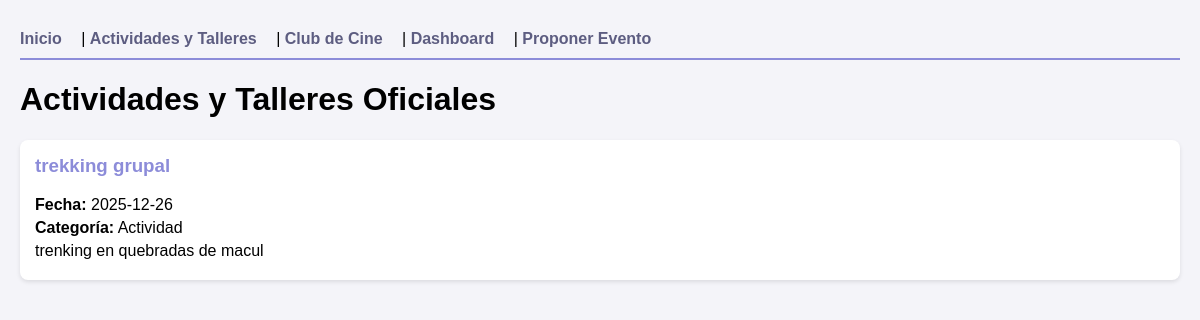
/actividades, run on the app's committed database.
### tables this page shows
CREATE TABLE actividades (
        id INTEGER PRIMARY KEY AUTOINCREMENT,
        titulo TEXT NOT NULL,
        descripcion TEXT,
        fecha TEXT NOT NULL,
        cupos INTEGER NOT NULL,
        categoria TEXT NOT NULL -- Nuevo campo para Cine, Taller, o Actividad
    , oficial INTEGER DEFAULT 0);

### app_v2.py (the view)
@app.route('/actividades')
def actividades():
    conn = get_db_connection()
    try:
        actividades_oficiales = conn.execute("SELECT * FROM actividades WHERE oficial=1 ORDER BY fecha DESC").fetchall()
    finally:
        conn.close()
    return render_template('actividades_oficiales.html', actividades=actividades_oficiales)

### app_v2.py (called while the page is built)
def get_db_connection():
    conn = sqlite3.connect(DB_PATH)
    conn.row_factory = sqlite3.Row
    return conn

### templates/actividades_oficiales.html (shortened to what this page needs)
<!DOCTYPE html>
<html lang="es">
<head>
</head>
<body>
    <header>
        <nav>
            <a href="{{ url_for('inicio') }}">Inicio</a> |
            <a href="{{ url_for('actividades') }}">Actividades y Talleres</a> |
            <a href="{{ url_for('club_cine') }}">Club de Cine</a> |
            <a href="{{ url_for('panel_admin') }}">Dashboard</a> |
            <a href="{{ url_for('crear_actividad') }}">Proponer Evento</a>
        </nav>
    </header>
    <h1>Actividades y Talleres Oficiales</h1>
    {% for act in actividades %}
        <div class="actividad">
            <h3>{{ act['titulo'] }}</h3>
            <p><strong>Fecha:</strong> {{ act['fecha'] }}</p>
            <p><strong>Categoría:</strong> {{ act['categoria'] }}</p>
            <p>{{ act['descripcion'] }}</p>
        </div>
    {% else %}
        <p>No hay actividades oficiales publicadas en este momento.</p>
    {% endfor %}
</body>
</html>

### templates/actividades_oficiales.html (style rules this page uses)
body { font-family: Tahoma, sans-serif; margin: 20px; background-color: #f4f4f9; }
header { padding: 10px 0; border-bottom: 2px solid #8c8cd9; margin-bottom: 20px; }
nav a { margin-right: 15px; text-decoration: none; color: #5d5d81; font-weight: bold; }
.actividad { background: white; padding: 15px; border-radius: 8px; margin-bottom: 15px; box-shadow: 0 2px 4px rgba(0,0,0,0.1); }
.actividad h3 { color: #8c8cd9; margin-top: 0; }
.actividad p { margin: 5px 0; }

### data on the page
actividades: titulo "trekking grupal", fecha "2025-12-26", categoria "Actividad", descripcion "trenking en quebradas de macul"
